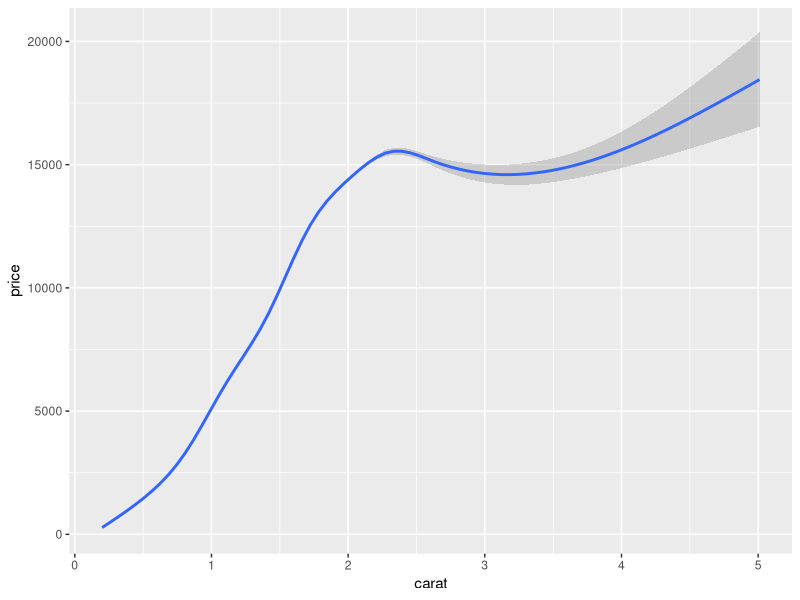
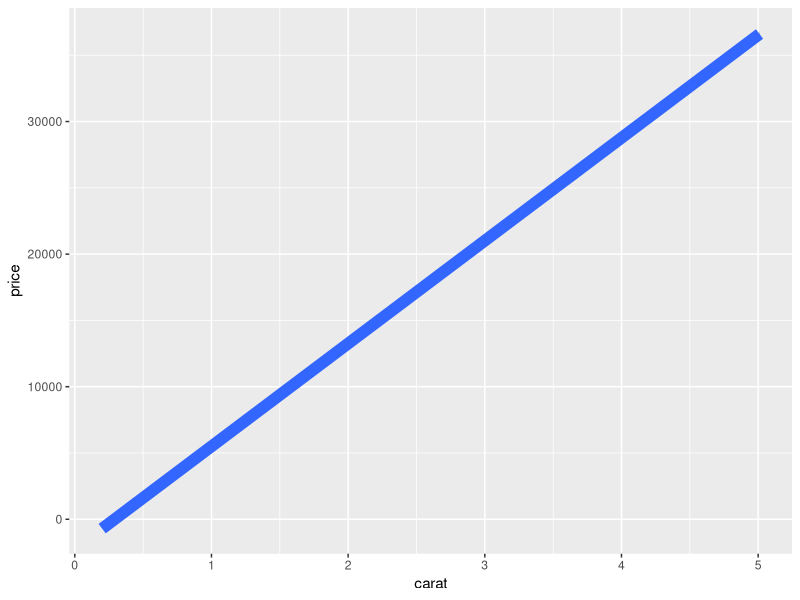
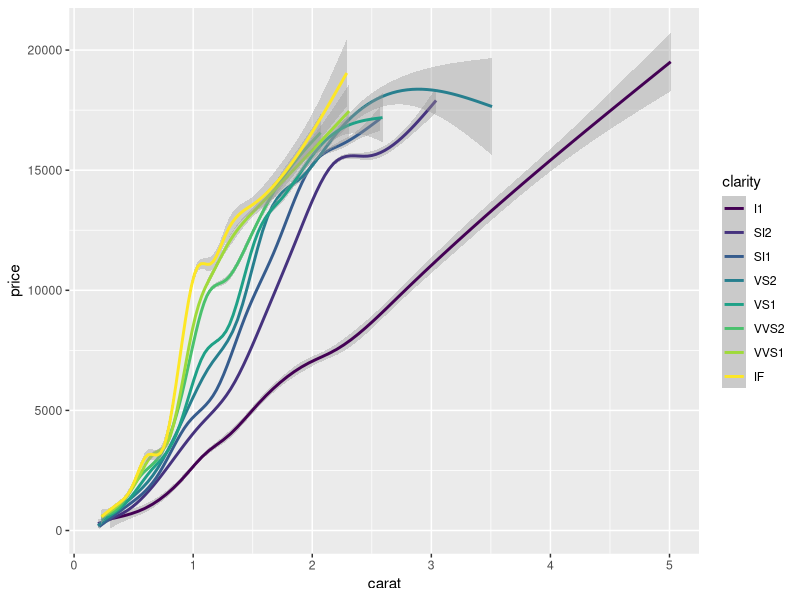
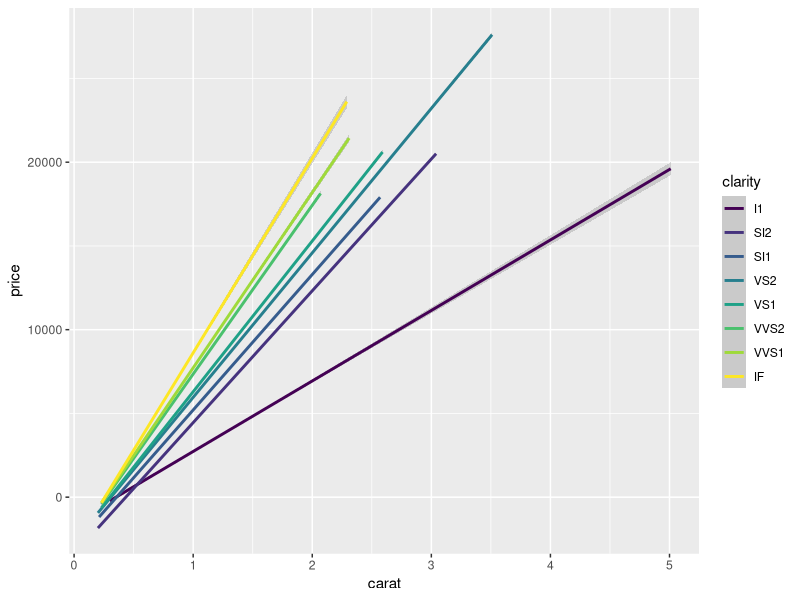
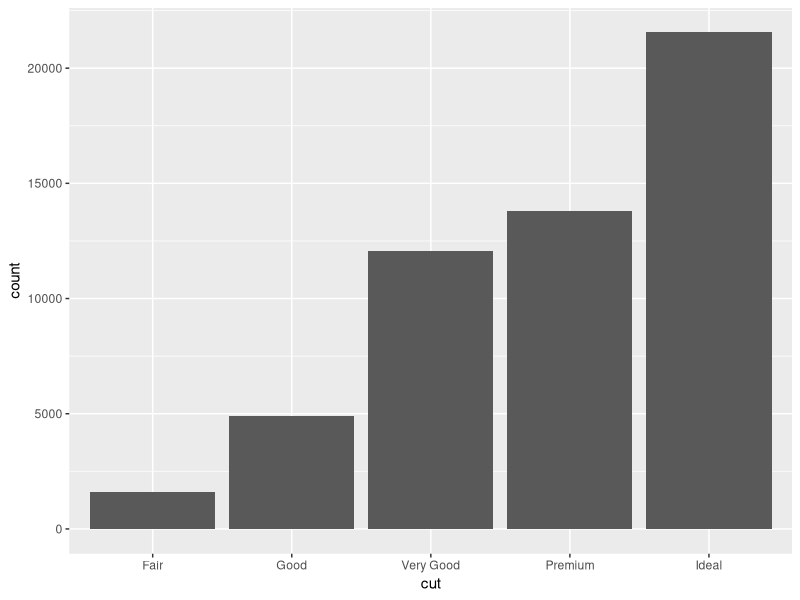
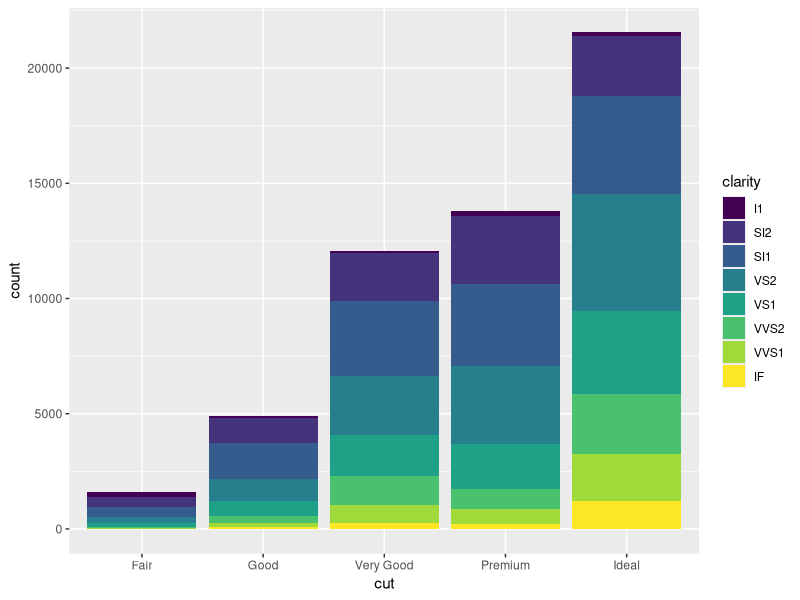
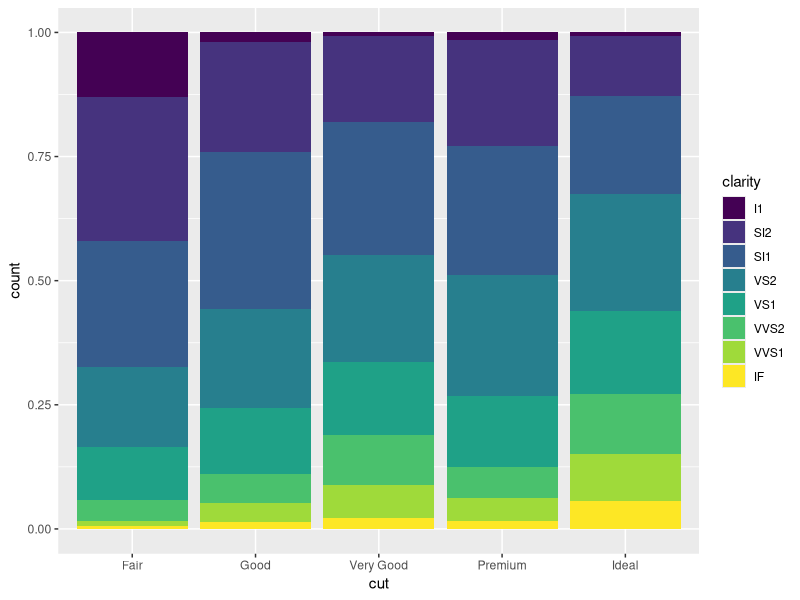
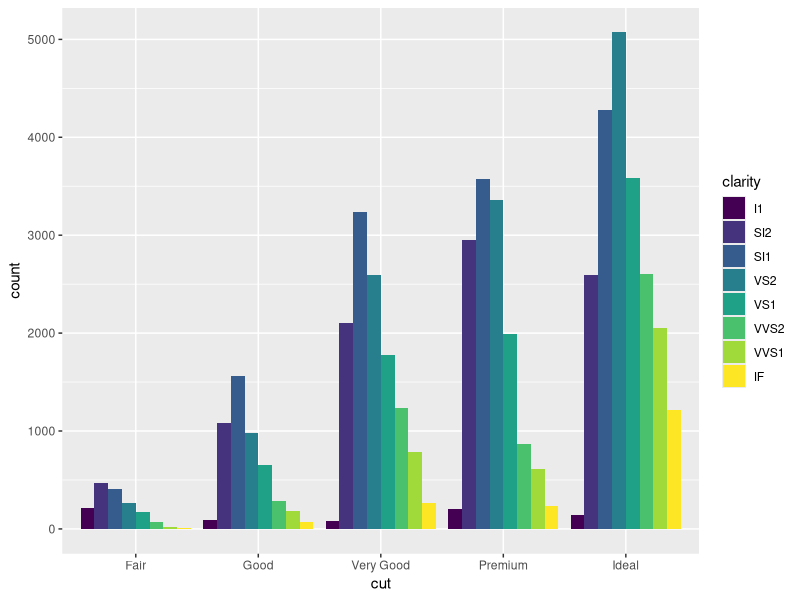

Generate these figures, in order, with R:
## ---- chunk 1
# install.packages("psych")
require("psych")
# install.packages("ggplot2")
require("ggplot2")
# install.packages("RColorBrewer")
require("RColorBrewer")
# install.packages("dplyr")
require("dplyr")
## ---- chunk 2
# ggplot(diamonds, aes(x=carat, y=price)) +
#   geom_line()

ggplot(diamonds, aes(x=carat, y=price)) +
  geom_smooth()
## ---- chunk 3
ggplot(diamonds, aes(x=carat, y=price)) +
  geom_smooth(method="lm", size=4)
## ---- chunk 4
ggplot(diamonds, aes(x=carat, y=price)) +
  geom_smooth(aes(color=clarity))
## ---- chunk 5
ggplot(diamonds, aes(x=carat, y=price)) +
  geom_smooth(method="lm", aes(color=clarity))

## ---- chunk 6
ggplot(diamonds, aes(cut)) + 
  geom_bar()
## ---- chunk 7
ggplot(diamonds, aes(cut)) + 
  geom_bar(aes(fill = clarity))
## ---- chunk 8
ggplot(diamonds, aes(cut)) + 
  geom_bar(aes(fill = clarity), position = "fill")
## ---- chunk 9
ggplot(diamonds, aes(cut)) + 
  geom_bar(aes(fill = clarity), position = "dodge")
## ---- chunk 10
ggplot(diamonds, aes(cut)) + 
  geom_bar(aes(fill = clarity), position = "dodge") +
  scale_fill_brewer(palette="Blues")
## ---- chunk 11
ggplot(diamonds, aes(cut, price)) + 
  geom_boxplot(aes(color=cut), fill=NA)
## ---- chunk 12
ggplot(diamonds, aes(cut, price)) + 
  geom_violin(aes(color=cut, fill=cut))
## ---- chunk 13
ggplot(diamonds, aes(x=price)) + 
  geom_density(aes(color=cut))
## ---- chunk 14
ggplot(diamonds, aes(cut)) + 
  geom_bar(aes(fill = clarity), position = "dodge") +
  scale_fill_brewer(palette="Blues") +
  geom_hline(yintercept = 2000, color="darkred") +
  annotate("text", x = 1.5, y=2250, label = "My budget", color= "darkred")
## ---- chunk 15
ggplot(diamonds, aes(x=carat, y=price)) +
  geom_point(alpha=0.2) +
  geom_smooth(aes(color=clarity), method="lm")
## ---- chunk 16
dio2 <- diamonds %>% count(cut, clarity)

ggplot(dio2, aes(x=cut, y=n)) +
  geom_bar(stat="identity", alpha=0.4) +
  geom_bar(stat="identity", aes(fill=clarity), position="dodge")

